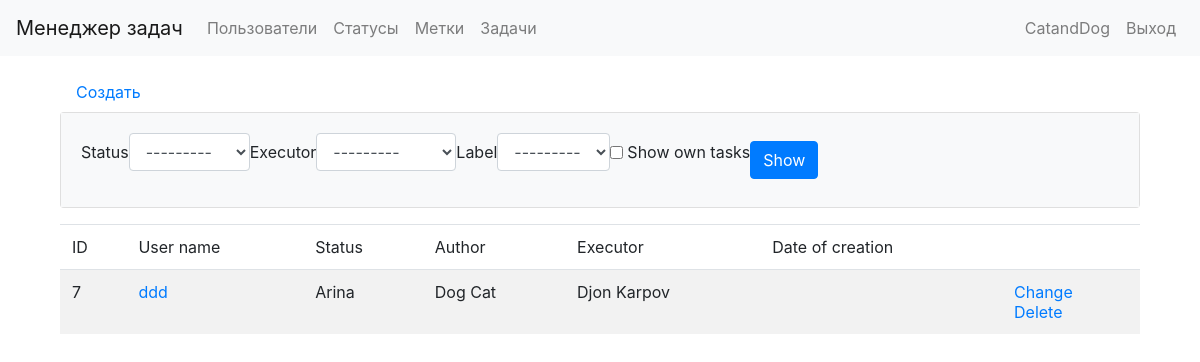
Screenshot of /tasks (signed in) with the database file from the repository.
### task_manager/users/models.py (models this page shows)
class User(AbstractUser):
    def __str__(self):
        return self.get_full_name()
    class Meta:
        verbose_name = gettext_lazy('User')
        verbose_name_plural = gettext_lazy('Users')
        ordering = ['id']

### task_manager/tasks/models.py (models this page shows, shortened)
class Task(models.Model):
    name = models.CharField(
        max_length=MAX_LENGTH,
        unique=True,
        verbose_name=gettext_lazy('Name')
    )
    description = models.TextField(
        verbose_name=gettext_lazy('Description'),
        max_length=MAX_LENGTH_OF_DESCRIPTION,
        blank=True,
    )
    status = models.ForeignKey(
        Status,
        on_delete=models.PROTECT,
        verbose_name=gettext_lazy('Status'),
        blank=False,
    )
    author = models.ForeignKey(
        User,
        on_delete=models.CASCADE,
        verbose_name=gettext_lazy('Auhtor'),
        related_name='tasks_author',
    )
    executor = models.ForeignKey(
        User,
        verbose_name=gettext_lazy('Executor'),
        on_delete=models.PROTECT,
        blank=True,
        null=True,
        related_name='tasks_executor',
    )
    label = models.ManyToManyField(
        Label,
        verbose_name=gettext_lazy('Label'),
        blank=True,
        related_name='tasks',
        through='LabelTaskIntermediate',
        through_fields=('task', 'label'),
    )
    created_at = models.DateTimeField(
        auto_now_add=True,
        verbose_name=gettext_lazy('Date of create'),
    )
    class Meta:
        verbose_name = gettext_lazy('Task')
        ordering = ['id']

### task_manager/statuses/models.py (models this page shows)
class Status(models.Model):
    name = models.CharField(
        max_length=MAX_LENGTH,
        unique=True,
        verbose_name=gettext_lazy('Name')
    )
    created_at = models.DateTimeField(
        auto_now_add=True,
        verbose_name=gettext_lazy('Date of create'),
    )
    def __str__(self):
        return self.name
    class Meta:
        verbose_name = gettext_lazy('Status')
        ordering = ['id']

### task_manager/tasks/views.py (the view)
# urls.py: path('tasks', TaskList.as_view(), name='list'),
class TaskList(LoginRequiredMixin, FilterView):
    model = Task
    template_name = TASK
    context_object_name = 'tasks'
    filterset_class = TaskFilter
    def get_context_data(self, **kwargs):
        context = super().get_context_data(**kwargs)
        context[TITLE] = LIST_TITLE
        context[BUTTON_TEXT] = SHOW
        return context

### task_manager/labels/models.py (called while the page is built)
    def __str__(self):
        return self.name

### task_manager/templates/tasks.html (shortened to what this page needs)
{% extends 'base.html' %}
{% load i18n %}
{% load bootstrap4 %}
{% block content %}
<div class="container wrapper">
    <a class="nav-link" href="{% url 'tasks:create' %}">Создать</a>
    <div class="card mb-3">
        <div class="card-body bg-light">
            <form class="form-inline center my-auto" method="get">
                {% bootstrap_form filter.form form_group_class="form-group" field_class="ml-2 mr-3" %}
                {% bootstrap_button button_text button_type="submit" button_class="btn-primary" %}
            </form>
        </div>
    </div>
    <table class="table table-striped">
        <thead>
            <tr>
                <td>ID</td>
                <td>{% translate "User name" %}</td>
                <td>{% translate "Status" %}</td>
                <td>{% translate "Author" %}</td>
                <td>{% translate "Executor" %}</td>
                <td>{% translate "Date of creation" %}</td>
                <td></td>
            </tr>
        </thead>
        <tbody>
            {% for task in tasks %}
            <tr>
                <td>{{ task.id }}</td>
                <td>
                    <a href="{% url 'tasks:details' task.id %}">{{ task.name }}</a>
                </td>
                <td>{{ task.status }}</td>
                <td>{{ task.author }}</td>
                <td>{{ task.executor }}</td>
                <td>{{ task.date_joined }}</td>
                <td>
                    <a href="{% url 'tasks:change' task.id %}">{% translate "Change" %}</a>
                    <br>
                    <a href="{% url 'tasks:delete' task.id %}">{% translate "Delete" %}</a>
                </td>
            </tr>
            {% endfor %}
        </tbody>
    </table>
</div>
{% endblock %}

### task_manager/templates/base.html (shortened to what this page needs)
{% load i18n %}
{% load bootstrap4 %}
{% bootstrap_css %}
<!doctype html>
<html lang="en">
  <head>
  </head>
  <body class="d-flex flex-column min-vh-100">
    <nav class="navbar navbar-expand-lg navbar-light bg-light mb-3">
      <a class="navbar-brand" href="/">Менеджер задач</a>
      <div class="navbar-collapse collapse" id="navbarToggleExternalContent" style>
        <ul class="navbar-nav mr-auto">
          <li class="nav-item">
            <a class="nav-link" href="{% url 'users:list' %}">Пользователи</a>
          </li>
          {% if user.is_authenticated %}
          <li class="nav-item">
            <a class="nav-link" href="{% url 'statuses:list' %}">Статусы</a>
          </li>
          <li class="nav-item">
            <a class="nav-link" href="{% url 'labels:list' %}">Метки</a>
          </li>
          <li class="nav-item">
            <a class="nav-link" href="{% url 'tasks:list' %}">Задачи</a>
          </li>
          {% endif %}
        </ul>
        <ul class="navbar-nav">
        {% if user.is_authenticated %}
          <li class="nav-item">
            <span class="nav-link">{{ user.username }}</span>
          </li>
          <li class="nav-item">
            <a class="nav-link" href="{% url 'logout' %}">Выход</a>
          </li>
        {% endif %}
        </ul>
      </div>
    </nav>
    <div class="container wrapper flex-grow-1">
      {% block content %}{% endblock %}
    </div>
  </body>
</html>

### rows the page displays
User: username "CatandDog"
Task: id "7", name "ddd", status "Arina", author "Dog Cat", executor "Djon Karpov"
